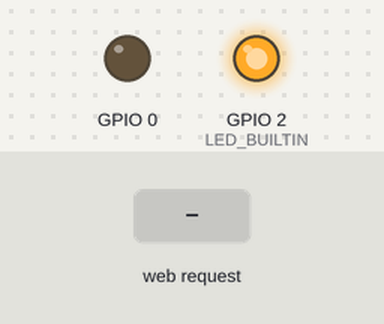
Simulated run of this sketch. Board: ESP8266 (NodeMCU). Parts: output pins drawn as LEDs (lit = HIGH, except the on-board LED, lit = LOW). Inputs (shaded band) come from the test bench. WiFi joins after 1.5 s; servers stay silent unless stated; what the sketch prints to the serial monitor is not drawn.

Above: at 0.1 s.
At 2.7 s:
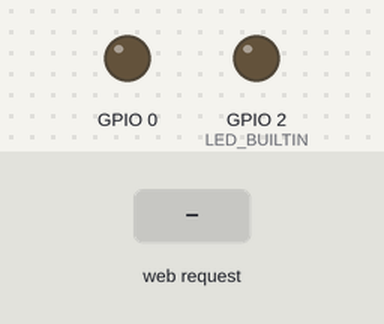
2.8 s: HTTP request GET /garage received
At 3.2 s:
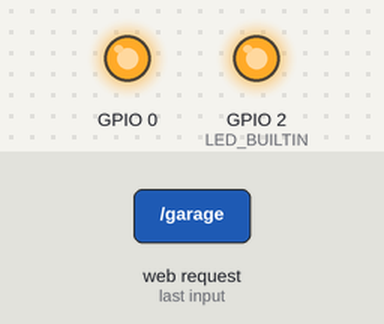
Timing chart, 0 to 5.8 s (numbered marks = the images above; inputs shaded):
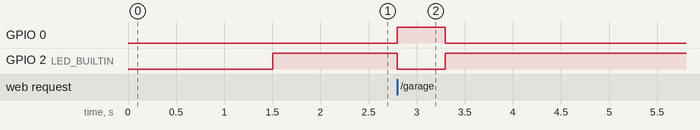

The sketch:

GarageDoor.ino
```cpp
#include <ESP8266WiFi.h>
#include <WiFiClient.h>
#include <ESP8266WebServer.h>
#include <ESP8266mDNS.h>

#ifndef STASSID
#define STASSID ""
#define STAPSK  ""
#endif

const char* ssid = STASSID;
const char* password = STAPSK;

ESP8266WebServer server(80);

void handleDoor() {
  digitalWrite(LED_BUILTIN, LOW);
  digitalWrite(0, HIGH);   // D3 on a NodeMCU
  delay(500);
  server.send(200, "text/plain", "Garage clicked!");
  digitalWrite(0, LOW);
  digitalWrite(LED_BUILTIN, HIGH);
}

void handleNotFound() {
  digitalWrite(LED_BUILTIN, 1);
  String message = "File Not Found\n\n";
  message += "URI: ";
  message += server.uri();
  message += "\nMethod: ";
  message += (server.method() == HTTP_GET) ? "GET" : "POST";
  message += "\nArguments: ";
  message += server.args();
  message += "\n";
  for (uint8_t i = 0; i < server.args(); i++) {
    message += " " + server.argName(i) + ": " + server.arg(i) + "\n";
  }
  server.send(404, "text/plain", message);
  digitalWrite(LED_BUILTIN, 0);
}

void setup(void) {
  pinMode(LED_BUILTIN, OUTPUT);
  pinMode(0, OUTPUT);
  Serial.begin(115200);
  WiFi.mode(WIFI_STA);
  WiFi.begin(ssid, password);
  Serial.println("");

  // Wait for connection
  while (WiFi.status() != WL_CONNECTED) {
    delay(500);
    Serial.print(".");
  }
  Serial.println("");
  Serial.print("Connected to ");
  Serial.println(ssid);
  Serial.print("IP address: ");
  Serial.println(WiFi.localIP());
  digitalWrite(LED_BUILTIN, HIGH);
  digitalWrite(0, LOW);


  if (MDNS.begin("garagedoor")) {
    Serial.println("MDNS responder started");
  }

  server.on("/garage", handleDoor);

  server.on("/test", []() {
    server.send(200, "text/plain", "garagedoor is alive.");
  });

  server.onNotFound(handleNotFound);

  server.begin();
  Serial.println("HTTP server started");
}

void loop(void) {
  server.handleClient();
  MDNS.update();
}
```

Measured:
- after the input at 2.8 s, GPIO 0: LOW → HIGH at once, → LOW 0.50 s later; GPIO 2 (LED_BUILTIN): HIGH → LOW at once, → HIGH 0.50 s later
